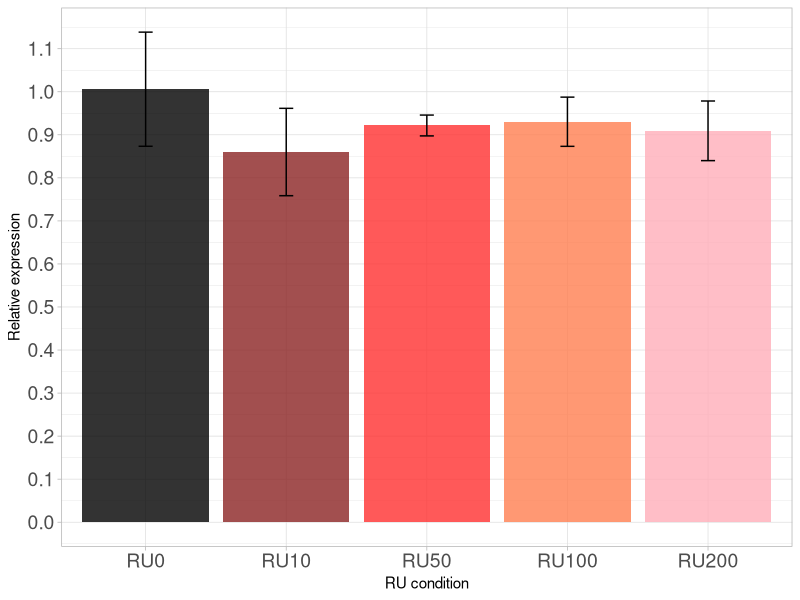
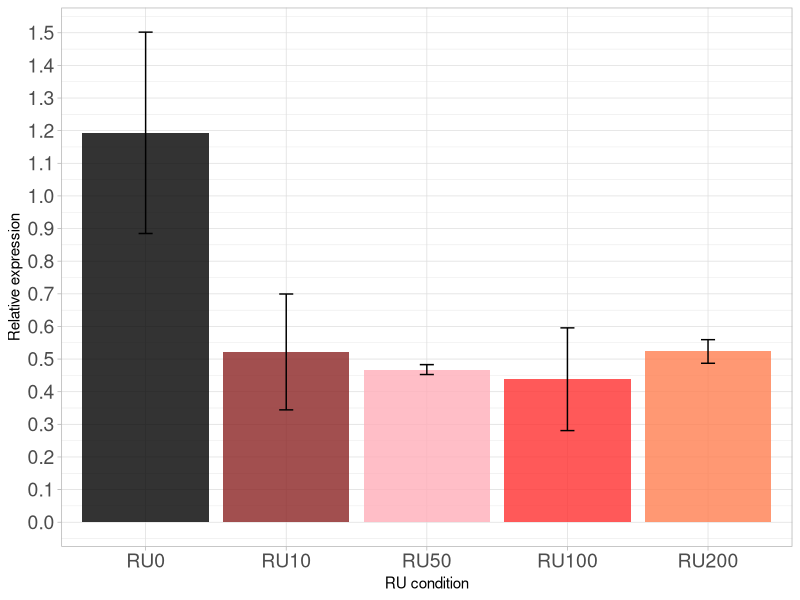
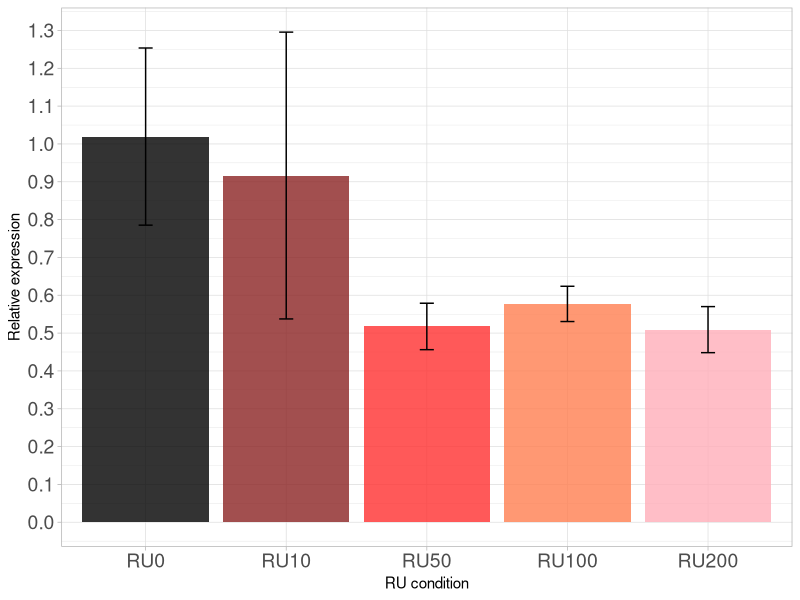
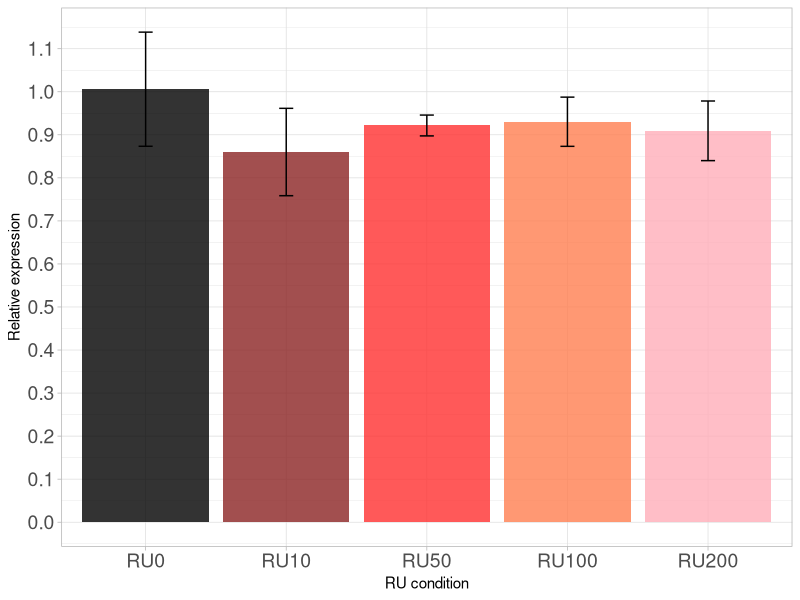
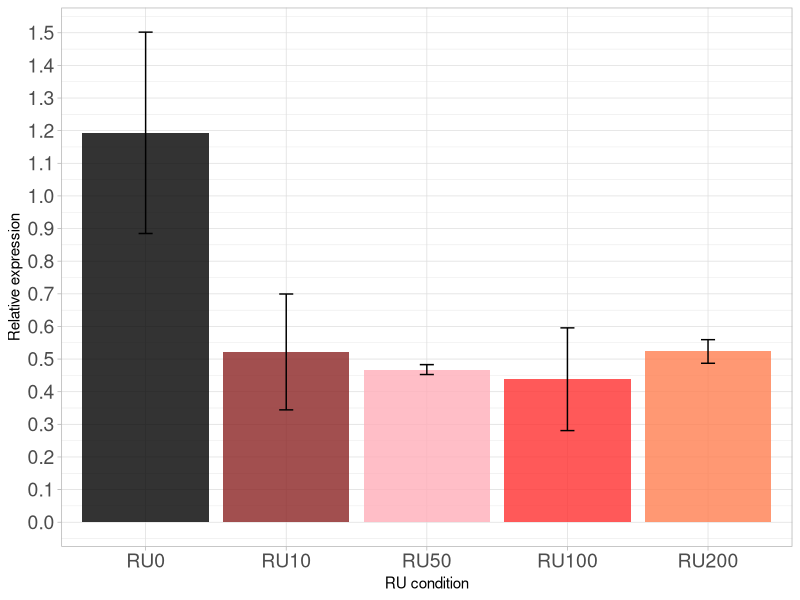
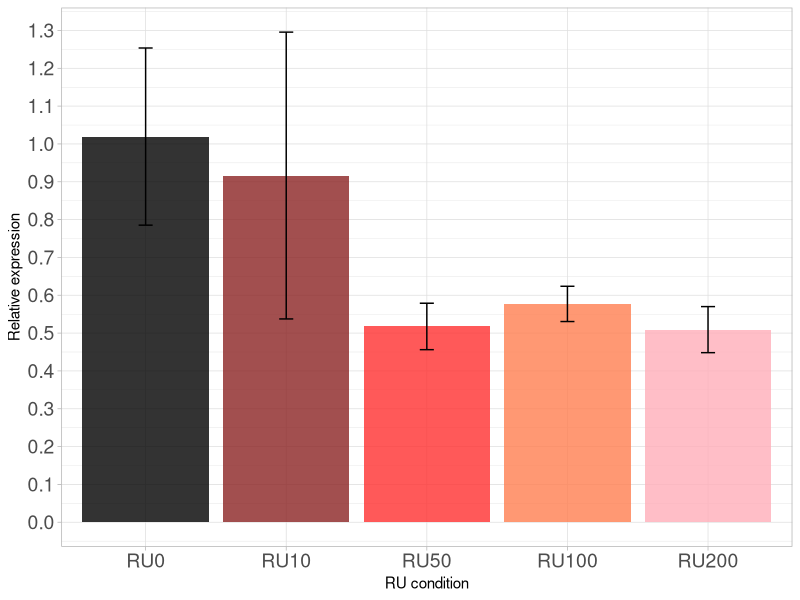

R code for these plots, in order:
setwd(dirname(rstudioapi::getActiveDocumentContext()$path))
library(tidyverse); library(readxl)

####AFD1

###open from the excel file --> plotting the 2-DDCT and then run wilcoxon test

data_test_adf1 = read_xlsx("../data/qpcr_excel/qPCR_adf1.xlsx", sheet = 7)
colnames(data_test_adf1) = c("RU", "value")
data_plot_adf1 = read_xlsx("../data/qpcr_excel/qPCR_adf1.xlsx", sheet = 8)
colnames(data_plot_adf1) = c("RU", "Av_2DDCT", "STDEV")
data_plot_adf1$RU = factor(data_plot_adf1$RU, levels = as.character(data_plot_adf1$RU) )

##barplot
ggplot(data_plot_adf1, aes(RU, Av_2DDCT)) + 
  geom_bar(stat = 'identity', fill = c("black", "brown4", "firebrick1","coral", "lightpink1"), alpha = 0.8) + 
  geom_errorbar(aes(ymin= Av_2DDCT - STDEV, ymax= Av_2DDCT + STDEV), width=0.1, position=position_dodge(.9)) +
  scale_y_continuous(breaks = round(seq(0, 1.2, by = 0.1),1)) + theme_light() +
  xlab("RU condition") + ylab("Relative expression") +
  theme(axis.text.x = element_text(size = 14),axis.text.y = element_text(size = 14))
ggsave("../figures/supplementary/Fig_S15_adf1_qpcr_res.pdf", width = 5, height =4)

##test 
wilcox.test(data_test_adf1 %>% filter(RU == "RU0") %>% select(value) %>% unlist, 
              data_test_adf1 %>% filter(RU == "RU10") %>% select(value) %>% unlist) #pval = 0.2

wilcox.test(data_test_adf1 %>% filter(RU == "RU0") %>% select(value) %>% unlist, 
            data_test_adf1 %>% filter(RU == "RU50") %>% select(value) %>% unlist) #pval = 0.7

wilcox.test(data_test_adf1 %>% filter(RU == "RU0") %>% select(value) %>% unlist, 
            data_test_adf1 %>% filter(RU == "RU100") %>% select(value) %>% unlist) #pval = 0.

wilcox.test(data_test_adf1 %>% filter(RU == "RU0") %>% select(value) %>% unlist, 
            data_test_adf1 %>% filter(RU == "RU200") %>% select(value) %>% unlist) #pval =0.4


###CG4360
data_test_cg = read_xlsx("../data/qpcr_excel/qPCR_CG4360.xlsx", sheet = 5)
colnames(data_test_cg) = c("RU", "value")
#data if we want to keep the outlier for the analysis
# data_plot_cg = read_xlsx("../data/qpcr_excel/qPCR_CG4360.xlsx", sheet = 6)
# colnames(data_plot_cg) = c("RU", "Av_2DDCT", "STDEV")
# data_plot_cg$RU = factor(data_plot_cg$RU, levels = as.character(data_plot_cg$RU) )

###Remove the control outlier, probably due to manipulation error
data_test_cg_without_outlier = data_test_cg[-2,]
data_plot_cg= data_test_cg_without_outlier %>% group_by(RU) %>% summarise(mean = mean(value), stdev = sd(value))
data_plot_cg$RU = factor(data_plot_cg$RU, levels = c("RU0", "RU10", "RU50", "RU100", "RU200"))
##barplot
ggplot(data_plot_cg, aes(RU, mean)) + 
  geom_bar(stat = 'identity', fill = c("black", "brown4", "firebrick1","coral", "lightpink1"), alpha = 0.8) + 
  geom_errorbar(aes(ymin= mean - stdev, ymax= mean + stdev), width=0.1, position=position_dodge(.9)) +
  scale_y_continuous(breaks = round(seq(0, 1.5, by = 0.1),1)) + theme_light() +
  xlab("RU condition") + ylab("Relative expression") +
  theme(axis.text.x = element_text(size = 14),axis.text.y = element_text(size = 14))
ggsave("../figures/supplementary/Fig_S15_cg4360_qpcr_res.pdf", width = 5, height =4)


##test 
wilcox.test(data_test_cg_without_outlier %>% filter(RU == "RU0") %>% select(value) %>% unlist, 
            data_test_cg_without_outlier %>% filter(RU == "RU10") %>% select(value) %>% unlist) #pval = 0.05

wilcox.test(data_test_cg %>% filter(RU == "RU0") %>% select(value) %>% unlist, 
            data_test_cg %>% filter(RU == "RU50") %>% select(value) %>% unlist) #pval = 0.05

wilcox.test(data_test_cg %>% filter(RU == "RU0") %>% select(value) %>% unlist, 
            data_test_cg %>% filter(RU == "RU100") %>% select(value) %>% unlist) #pval = 0.05

wilcox.test(data_test_cg %>% filter(RU == "RU0") %>% select(value) %>% unlist, 
            data_test_cg %>% filter(RU == "RU200") %>% select(value) %>% unlist) #pval =0.05


###please note that, even if running the analysis with the control outlier, the difference in relative expression between RU0 and treated samples is still significant


###############TRL
data_test_trl = read_xlsx("../data/qpcr_excel/qPCR_Trl.xlsx", sheet = 4)
colnames(data_test_trl) = c("RU", "value")
data_plot_trl = read_xlsx("../data/qpcr_excel/qPCR_Trl.xlsx", sheet = 5)
colnames(data_plot_trl) = c("RU", "Av_2DDCT", "STDEV")
data_plot_trl$RU = factor(data_plot_trl$RU, levels = as.character(data_plot_trl$RU) )

##barplot
ggplot(data_plot_trl, aes(RU, Av_2DDCT)) + 
  geom_bar(stat = 'identity', fill = c("black", "brown4", "firebrick1","coral", "lightpink1"), alpha = 0.8) + 
  geom_errorbar(aes(ymin= Av_2DDCT - STDEV, ymax= Av_2DDCT + STDEV), width=0.1, position=position_dodge(.9)) +
  scale_y_continuous(breaks = round(seq(0, 1.5, by = 0.1),1)) + theme_light() +
  xlab("RU condition") + ylab("Relative expression") +
  theme(axis.text.x = element_text(size = 14),axis.text.y = element_text(size = 14))
ggsave("../figures/supplementary/Fig_S15_trl_qpcr_res.pdf", width = 5, height =4)

##test 
wilcox.test(data_test_trl %>% filter(RU == "RU0") %>% select(value) %>% unlist, 
            data_test_trl %>% filter(RU == "RU10") %>% select(value) %>% unlist) #pval = 0.8

wilcox.test(data_test_trl %>% filter(RU == "RU0") %>% select(value) %>% unlist, 
            data_test_trl %>% filter(RU == "RU50") %>% select(value) %>% unlist) #pval = 0.1

wilcox.test(data_test_trl %>% filter(RU == "RU0") %>% select(value) %>% unlist, 
            data_test_trl %>% filter(RU == "RU100") %>% select(value) %>% unlist) #pval = 0.1

wilcox.test(data_test_trl %>% filter(RU == "RU0") %>% select(value) %>% unlist, 
            data_test_trl %>% filter(RU == "RU200") %>% select(value) %>% unlist) #pval =0.1
